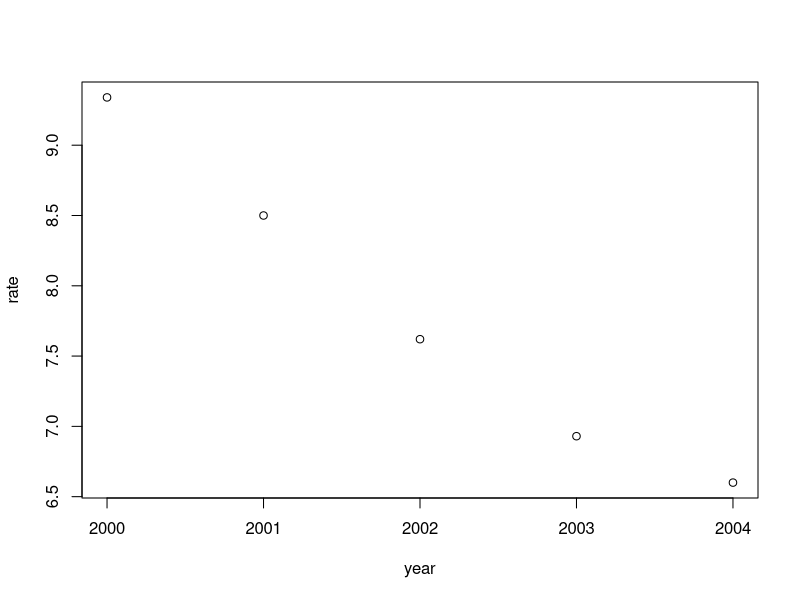

Generate this figure with R:
print('Name: Mohd Sahbaz 204')
year=c(2000,2001,2002,2003,2004)
rate=c(9.34,8.50,7.62,6.93,6.60)
plot(year,rate)
cor(year,rate)